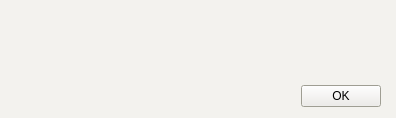
<?xml version="1.0" encoding="UTF-8"?>
<ui version="4.0">
 <class>Gen_Dialog</class>
 <widget class="QDialog" name="Gen_Dialog">
  <property name="geometry">
   <rect>
    <x>0</x>
    <y>0</y>
    <width>396</width>
    <height>118</height>
   </rect>
  </property>
  <property name="windowTitle">
   <string>注意</string>
  </property>
  <property name="windowIcon">
   <iconset>
    <normaloff>../ICON/hexo logo.ico</normaloff>../ICON/hexo logo.ico</iconset>
  </property>
  <property name="styleSheet">
   <string notr="true">background-color: rgb(243, 242, 238);
selection-background-color: rgb(199, 197, 184);
font: 57 10pt &quot;GenWanMin TW TTF Medium&quot;;</string>
  </property>
  <widget class="QDialogButtonBox" name="buttonBox">
   <property name="geometry">
    <rect>
     <x>40</x>
     <y>80</y>
     <width>341</width>
     <height>32</height>
    </rect>
   </property>
   <property name="orientation">
    <enum>Qt::Horizontal</enum>
   </property>
   <property name="standardButtons">
    <set>QDialogButtonBox::Ok</set>
   </property>
  </widget>
  <widget class="QLabel" name="attention">
   <property name="geometry">
    <rect>
     <x>20</x>
     <y>20</y>
     <width>361</width>
     <height>51</height>
    </rect>
   </property>
   <property name="styleSheet">
    <string notr="true">font: 57 10pt &quot;GenWanMin TW TTF Medium&quot;;</string>
   </property>
   <property name="text">
    <string/>
   </property>
  </widget>
 </widget>
 <resources/>
 <connections>
  <connection>
   <sender>buttonBox</sender>
   <signal>accepted()</signal>
   <receiver>Gen_Dialog</receiver>
   <slot>accept()</slot>
   <hints>
    <hint type="sourcelabel">
     <x>248</x>
     <y>254</y>
    </hint>
    <hint type="destinationlabel">
     <x>157</x>
     <y>274</y>
    </hint>
   </hints>
  </connection>
  <connection>
   <sender>buttonBox</sender>
   <signal>rejected()</signal>
   <receiver>Gen_Dialog</receiver>
   <slot>reject()</slot>
   <hints>
    <hint type="sourcelabel">
     <x>316</x>
     <y>260</y>
    </hint>
    <hint type="destinationlabel">
     <x>286</x>
     <y>274</y>
    </hint>
   </hints>
  </connection>
 </connections>
</ui>
